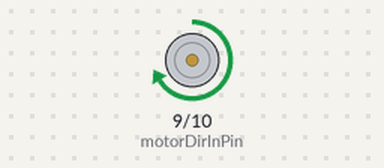
The sketch below on a simulated Arduino Uno, built with avr-gcc and run on an emulated ATmega328P. Shown: direction and speed pins drawn as motors (green arrow = direction pin HIGH = forward, orange = LOW = backward, longer = more drive).

Above: at 2.5 s.
At 7.5 s:
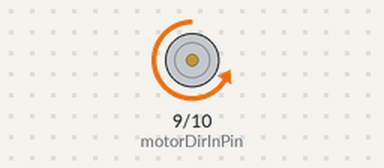
At 11.0 s:
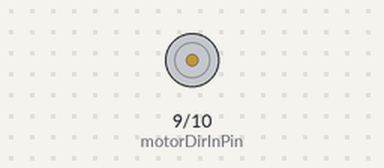
Timing chart, 0 to 15.6 s (numbered marks = the images above):
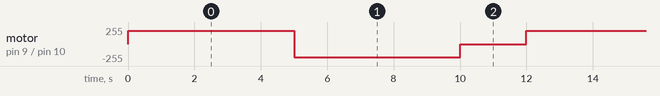

The sketch:

essai_lmd18200.ino
```cpp
// Définitions des broches
int motorDirInPin = 9;  // DIRIN sur le module (pour direction et activation)
int motorPWMPin = 10;   // PWM pour le contrôle de la vitesse

void setup() {
  // Définir les broches en sortie
  pinMode(motorDirInPin, OUTPUT);
  pinMode(motorPWMPin, OUTPUT);
}

void loop() {
  // Activer le moteur et tourner dans une direction (par exemple, sens horaire)
  digitalWrite(motorDirInPin, HIGH);  // Moteur activé, DIR en HIGH

  // Contrôler la vitesse du moteur (valeur PWM entre 0 et 255)
  analogWrite(motorPWMPin, 200); // Vitesse à 80%

  delay(5000); // Attendre 5 secondes

  // Changer de direction (sens antihoraire)
  digitalWrite(motorDirInPin, LOW);  // Moteur activé, DIR en LOW

  delay(5000); // Attendre 5 secondes

  // Arrêter le moteur en mettant DIRIN à LOW
  analogWrite(motorPWMPin, 0);    // Vitesse à 0 (moteur éteint)

  delay(2000); // Attendre 2 secondes

  // Réactiver le moteur après 2 secondes, dans l'autre direction
  digitalWrite(motorDirInPin, HIGH);  // Moteur activé, DIR en HIGH
}
```

Measured:
- by itself, motor on pin 9 (motorDirInPin) / pin 10 (motorPWMPin): repeats every 12.0 s: backward 200/255 5.0 s, stopped 2.0 s, forward 200/255 5.0 s
